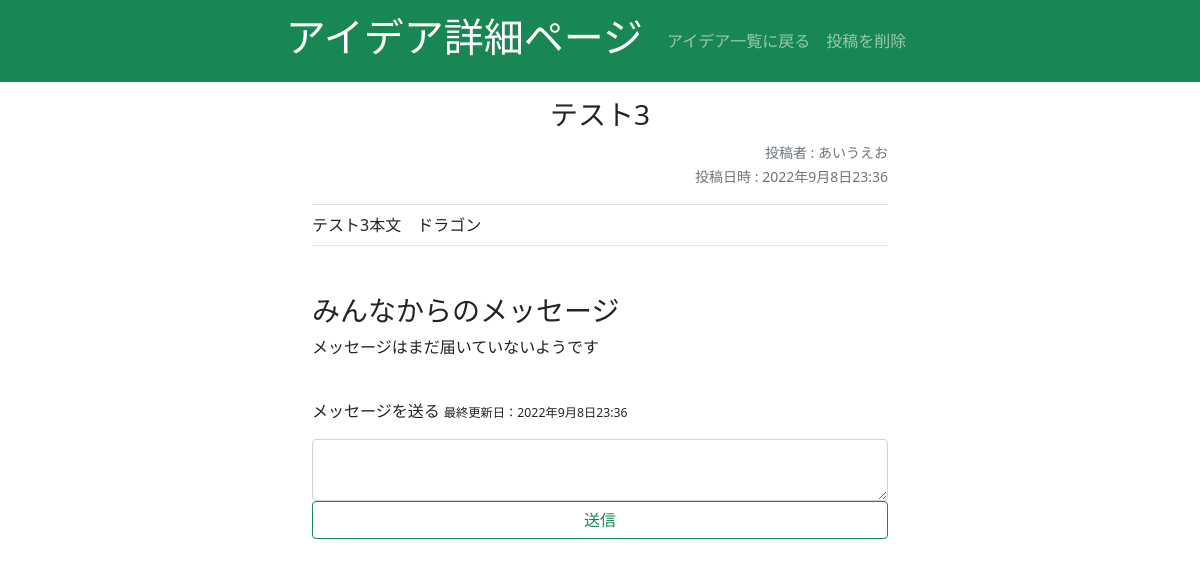
The app's page /idea_detail/4/ (signed in), older data.
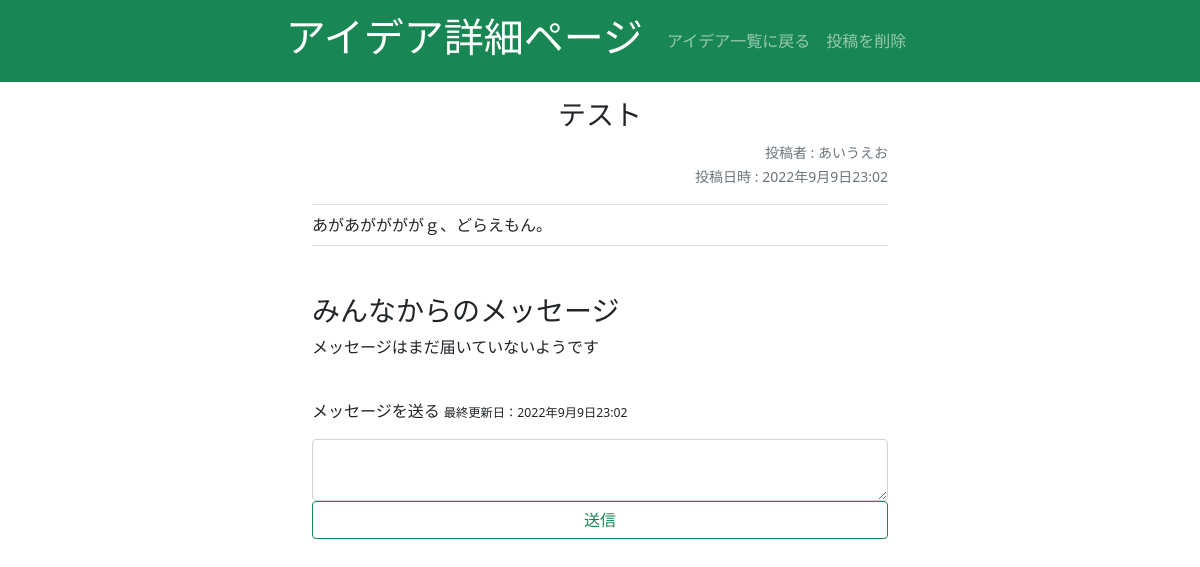
The same page, newer data.
### dottalk/models.py (models this page shows, shortened)
class Idea(models.Model):
    title = models.CharField(max_length=128)
    text = models.TextField(max_length=400)
    posted_at = models.DateTimeField(auto_now_add=True)
    last_modify = models.DateTimeField(auto_now=True)
    posted_by = models.CharField(max_length=100)
    posted_by_id = models.IntegerField()

### dottalk/views.py (the view, shortened to what this page needs)
# urls.py: path("idea_detail/<int:id>/",views.idea_detail,name="idea_detail"),
@login_required
def idea_detail(request,id):
    template_name = "HTML/idea_detail.html"
    try:
        Idea = models.Idea.objects.get(id=id)
        loginuser = models.Account.objects.get(user=request.user)
        loginuserID = loginuser.id
    except models.Idea.DoesNotExist:
        raise Http404
    context = {"Idea":Idea,
               "loginuserID":loginuserID}
    return render(request,template_name,context)

### dottalk/templates/HTML/idea_detail.html (shortened to what this page needs)
<!DOCTYPE html>
{% load static %}
<html lang="ja">
<head>
  <link rel="stylesheet" href="{% static 'css/bootstrap.min.css' %}">
</head>
<body>
<nav class="navbar navbar-expand navbar-dark bg-success sticky-top">
  <div class="collapse navbar-collapse justify-content-center" id="navmenu1">
    <a href="#" class="navbar-brand"><h1>アイデア詳細ページ</h1></a>
    <div class="navbar-nav">
        <a class="nav-item nav-link" href="{% url 'idea_list' %}">アイデア一覧に戻る</a>
        <a class="nav-item nav-link" data-bs-toggle="modal" data-bs-target="#exampleModal">投稿を削除</a>
    </div>
  </div>
</nav>
<div class="container mt-3 mb-5 w-50">
    <div class="text-center">
        <h3>{{ Idea.title }}</h3>
    </div>
    <div class="text-end">
        <small class="text-muted" >投稿者 : {{ Idea.posted_by }}</small></br>
        <small class="text-muted" >投稿日時 : {{ Idea.posted_at }}</small>
    </div>
    <div class="border-top border-bottom text-wrap text-break mt-3 pt-2 pb-2">
        {{ Idea.text| linebreaksbr }}
    </div>
</div>
<div class="container mb-5 w-50">
    <h3>みんなからのメッセージ</h3>
    <ul class="list-group">
        {% for idea_comment in Idea.idea_comments.all %}
        <li class="list-group-item">
            <small><small>{{ idea_comment.posted_by }} - {{ idea_comment.posted_at|date:"y/n/j"}}</small></small></br>
            <div>{{ idea_comment.text| linebreaksbr }}</div>
        </li>
        {% empty %}
        <p>メッセージはまだ届いていないようです</p>
        {% endfor %}
    </ul>
    <div class="row">
        <div class="justify-content-around">
            <form action="" method="POST">
                <br>
                <p><label for="com">メッセージを送る</label>
                    <small><small>最終更新日：{{ Idea.last_modify }}</small></small></p>
                <textarea name="text" class="form-control" id="com"></textarea>
                <div class="d-grid gap-2 mb-5">
                    <button class="btn btn-outline-success" type="submit" id="button-addon">送信</button>
                </div>
            </form>
        </div>
    </div>
</div>
</body>
</html>

Row changes from the older to the newer data that the page shows:
changed Idea "あいうえお": title "テスト3" → "テスト"; posted_at "2022年9月8日23:36" → "2022年9月9日23:02"; text "テスト3本文 ドラゴン" → "あがあががががｇ、どらえもん。"; last_modify "2022年9月8日23:36" → "2022年9月9日23:02"
